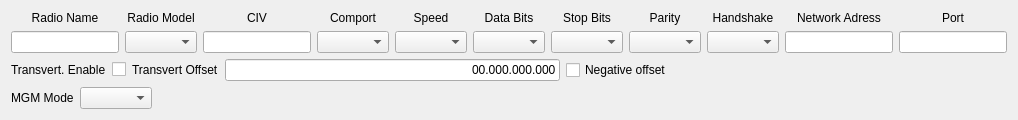
     <widget class="QWidget" name="radioTab4">
      <attribute name="title">
       <string>Radio 4</string>
      </attribute>
      <layout class="QVBoxLayout" name="verticalLayout_5">
       <item>
        <layout class="QVBoxLayout" name="verticalLayout_46">
         <item>
          <layout class="QHBoxLayout" name="horizontalLayout_17">
           <item>
            <layout class="QVBoxLayout" name="verticalLayout_47">
             <item>
              <widget class="QLabel" name="label_16">
               <property name="text">
                <string>Radio Name</string>
               </property>
               <property name="alignment">
                <set>Qt::AlignCenter</set>
               </property>
              </widget>
             </item>
             <item>
              <widget class="QLineEdit" name="radioNameEdit4"/>
             </item>
            </layout>
           </item>
           <item>
            <layout class="QVBoxLayout" name="verticalLayout_48">
             <item>
              <widget class="QLabel" name="label_17">
               <property name="text">
                <string>Radio Model</string>
               </property>
               <property name="alignment">
                <set>Qt::AlignCenter</set>
               </property>
              </widget>
             </item>
             <item>
              <widget class="QComboBox" name="radioModelBox4"/>
             </item>
            </layout>
           </item>
           <item>
            <layout class="QVBoxLayout" name="verticalLayout_49">
             <item>
              <widget class="QLabel" name="label_42">
               <property name="text">
                <string>CIV</string>
               </property>
               <property name="alignment">
                <set>Qt::AlignCenter</set>
               </property>
              </widget>
             </item>
             <item>
              <widget class="QLineEdit" name="CIVlineEdit4"/>
             </item>
            </layout>
           </item>
           <item>
            <layout class="QVBoxLayout" name="verticalLayout_50">
             <item>
              <widget class="QLabel" name="comportLbl4">
               <property name="text">
                <string>Comport</string>
               </property>
               <property name="alignment">
                <set>Qt::AlignCenter</set>
               </property>
              </widget>
             </item>
             <item>
              <widget class="QComboBox" name="comPortBox4"/>
             </item>
            </layout>
           </item>
           <item>
            <layout class="QVBoxLayout" name="verticalLayout_51">
             <item>
              <widget class="QLabel" name="speedLbl4">
               <property name="text">
                <string>Speed</string>
               </property>
               <property name="alignment">
                <set>Qt::AlignCenter</set>
               </property>
              </widget>
             </item>
             <item>
              <widget class="QComboBox" name="comSpeedBox4"/>
             </item>
            </layout>
           </item>
           <item>
            <layout class="QVBoxLayout" name="verticalLayout_52">
             <item>
              <widget class="QLabel" name="dataLbll4">
               <property name="text">
                <string>Data Bits</string>
               </property>
               <property name="alignment">
                <set>Qt::AlignCenter</set>
               </property>
              </widget>
             </item>
             <item>
              <widget class="QComboBox" name="comDataBitsBox4"/>
             </item>
            </layout>
           </item>
           <item>
            <layout class="QVBoxLayout" name="verticalLayout_53">
             <item>
              <widget class="QLabel" name="stopLbl4">
               <property name="text">
                <string>Stop Bits</string>
               </property>
               <property name="alignment">
                <set>Qt::AlignCenter</set>
               </property>
              </widget>
             </item>
             <item>
              <widget class="QComboBox" name="comStopBitsBox4"/>
             </item>
            </layout>
           </item>
           <item>
            <layout class="QVBoxLayout" name="verticalLayout_54">
             <item>
              <widget class="QLabel" name="parityLbl4">
               <property name="text">
                <string>Parity</string>
               </property>
               <property name="alignment">
                <set>Qt::AlignCenter</set>
               </property>
              </widget>
             </item>
             <item>
              <widget class="QComboBox" name="comParityBox4"/>
             </item>
            </layout>
           </item>
           <item>
            <layout class="QVBoxLayout" name="verticalLayout_55">
             <item>
              <widget class="QLabel" name="handshakeLbl4">
               <property name="text">
                <string>Handshake</string>
               </property>
               <property name="alignment">
                <set>Qt::AlignCenter</set>
               </property>
              </widget>
             </item>
             <item>
              <widget class="QComboBox" name="comHandShakeBox4"/>
             </item>
            </layout>
           </item>
           <item>
            <layout class="QVBoxLayout" name="verticalLayout_9">
             <item>
              <widget class="QLabel" name="networkAddLbl4">
               <property name="text">
                <string>Network Adress</string>
               </property>
               <property name="alignment">
                <set>Qt::AlignCenter</set>
               </property>
              </widget>
             </item>
             <item>
              <widget class="QLineEdit" name="networkAddBox4"/>
             </item>
            </layout>
           </item>
           <item>
            <layout class="QVBoxLayout" name="verticalLayout_10">
             <item>
              <widget class="QLabel" name="netPortLbl4">
               <property name="text">
                <string>Port</string>
               </property>
               <property name="alignment">
                <set>Qt::AlignCenter</set>
               </property>
              </widget>
             </item>
             <item>
              <widget class="QLineEdit" name="netPortBox4"/>
             </item>
            </layout>
           </item>
          </layout>
         </item>
         <item>
          <layout class="QHBoxLayout" name="horizontalLayout_6">
           <item>
            <widget class="QLabel" name="label_49">
             <property name="text">
              <string>Transvert. Enable</string>
             </property>
            </widget>
           </item>
           <item>
            <widget class="QCheckBox" name="TransVCheck4">
             <property name="text">
              <string/>
             </property>
            </widget>
           </item>
           <item>
            <widget class="QLabel" name="label_50">
             <property name="text">
              <string>Transvert Offset</string>
             </property>
            </widget>
           </item>
           <item>
            <widget class="QLineEdit" name="TransVertEdit4">
             <property name="inputMask">
              <string>99.999.999.999</string>
             </property>
             <property name="text">
              <string>00.000.000.000</string>
             </property>
             <property name="alignment">
              <set>Qt::AlignRight|Qt::AlignTrailing|Qt::AlignVCenter</set>
             </property>
            </widget>
           </item>
           <item>
            <widget class="QCheckBox" name="negCheckbox4">
             <property name="text">
              <string>Negative offset</string>
             </property>
            </widget>
           </item>
           <item>
            <spacer name="horizontalSpacer_9">
             <property name="orientation">
              <enum>Qt::Horizontal</enum>
             </property>
             <property name="sizeHint" stdset="0">
              <size>
               <width>40</width>
               <height>20</height>
              </size>
             </property>
            </spacer>
           </item>
          </layout>
         </item>
         <item>
          <layout class="QHBoxLayout" name="horizontalLayout_9">
           <item>
            <widget class="QLabel" name="label_4">
             <property name="text">
              <string>MGM Mode</string>
             </property>
            </widget>
           </item>
           <item>
            <widget class="QComboBox" name="mgmBox4"/>
           </item>
           <item>
            <spacer name="horizontalSpacer_4">
             <property name="orientation">
              <enum>Qt::Horizontal</enum>
             </property>
             <property name="sizeHint" stdset="0">
              <size>
               <width>40</width>
               <height>20</height>
              </size>
             </property>
            </spacer>
           </item>
          </layout>
         </item>
        </layout>
       </item>
      </layout>
     </widget>
